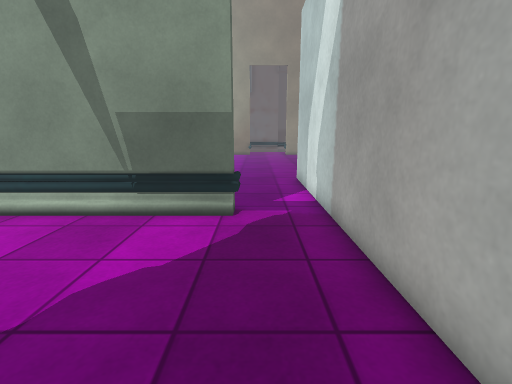
view 1 (above)

16 first-person views from a walk through a scene from a Unity 3-D project. The camera is 1.2 m above the floor, tilts 12° down and sees 85° across. The floor is counted in squares, 0.5 m on a side. Each view is taken from the middle of a square. On the plan, view 1 faces up. The plan holds only what a view shows up to about 18 squares ahead; the rest is blank. The place goes on beyond the plan. Some surface patterns are stand-ins.

view 2
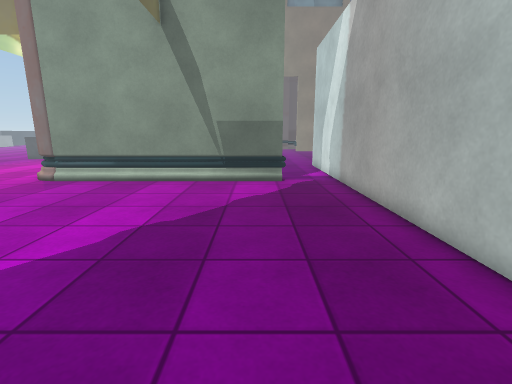

view 3
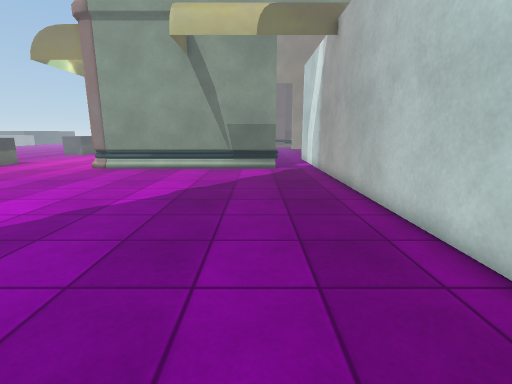

view 4
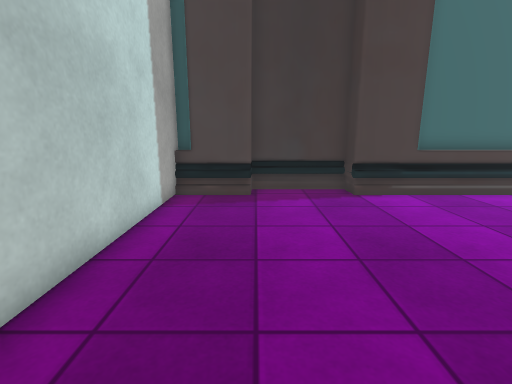

view 5
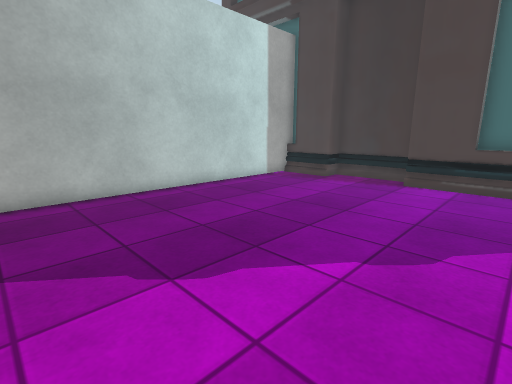

view 6
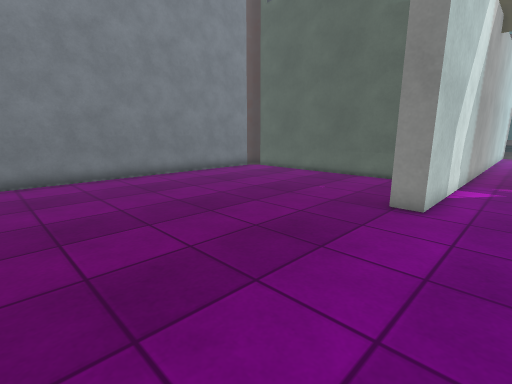

view 7
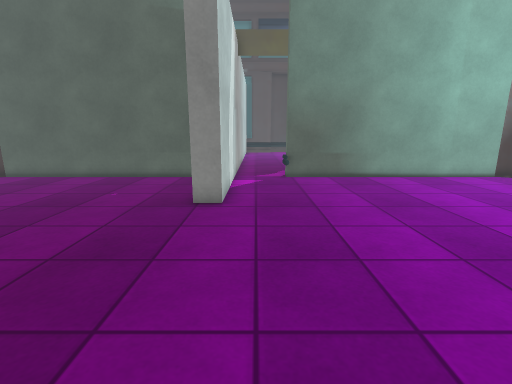

view 8
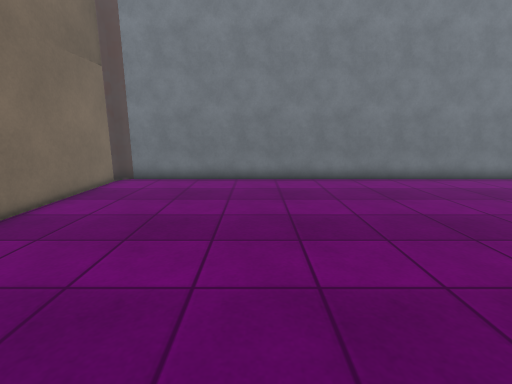

view 9
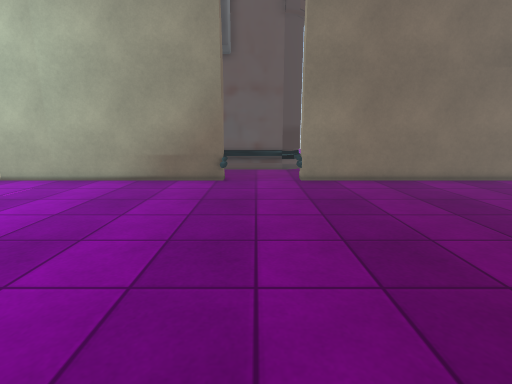

view 10
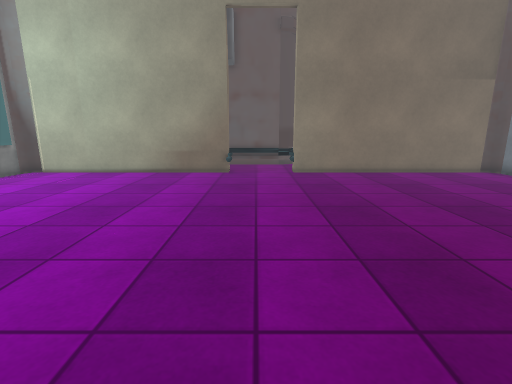

view 11
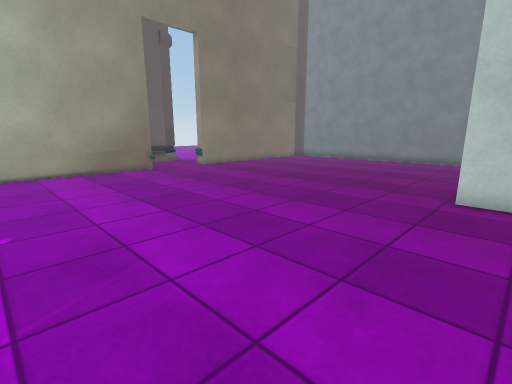

view 12
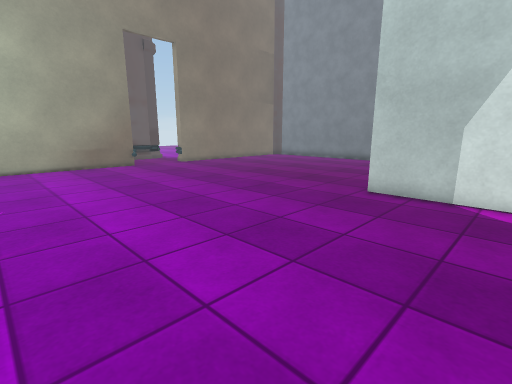

view 13
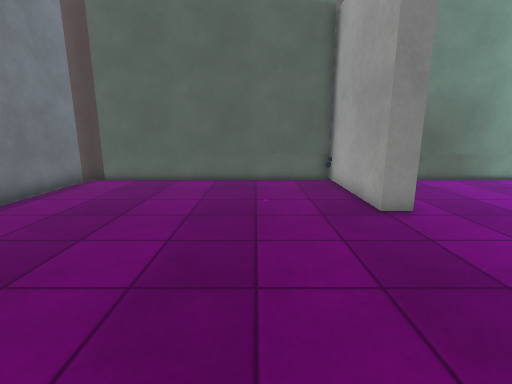

view 14
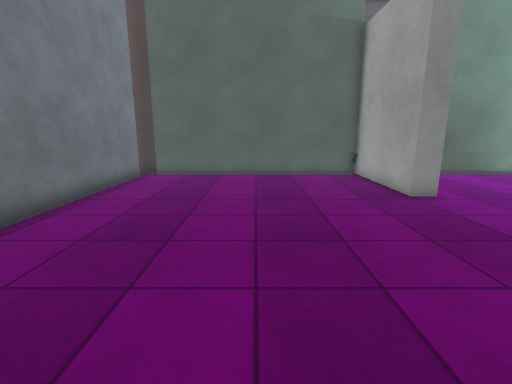

view 15
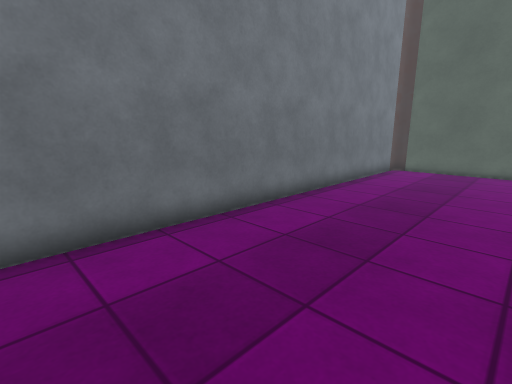

view 16
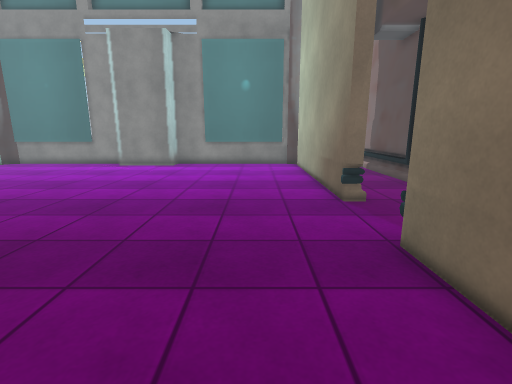

### Floor plan
Key: @ floor where view 1 was taken; # wall or solid block; . floor; B building.
Columns run from 9 left of view 1 to 16 right of it. Each row starts with its distance up from view 1.
 35 B...B.B B  B.
 34   ...........
 33      ........
 32         B...B
 31 #########B..B###########BB
 30 .........................B
 29 .........................B
 28 .........................B
 27 .........................B
 26 .........................B
 25 .........................B
 24 .........................B
 23 .........................B
 22 .........................B
 21 .........................B
 20 .........................B
 19 .........................B
 18 .........................B
 17 .........................B
 16 .........................B
 15 ...........##............B
 14 ...........##............B
 13 ...........##............B
 12 ...........##............B
 11 ...........##............B
 10 ...........##............B
  9 ########B..#############BB
  8 BBB#BBBB#..##
  7 ...........#
  6 ...........#
  5 ...........#
  4 ...........#
  3 ...........#
  2 ...........#
  1 ...........#
  0 .........@.#
 -1 ...........#
 -2 ...........#
 -3 ...........#
 -4 ...........#
 -5 ...........#
 -6 ...........#
 -7 ...........#
 -8 ...........#
 -9 ...........#
-10 ...........#
-11 BB##B...B##BBBBB
-12   B BBBBB  #

Positions as (right, up) in squares from view 1, and headings:
1: (0, 0), facing up
2: (-2, -6), facing up
3: (-2, -11), facing up
4: (-1, 0), facing down
5: (-9, 3), facing down-right
6: (0, 24), facing down-right
7: (1, 24), facing down
8: (1, 24), facing right
9: (1, 17), facing up
10: (1, 14), facing up
11: (-9, 13), facing up-right
12: (-9, 10), facing up-right
13: (7, 23), facing down
14: (9, 25), facing down
15: (9, 28), facing down-right
16: (9, 28), facing left
